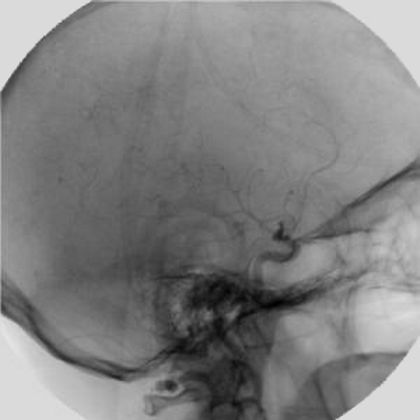
%> input picture Lab 4/Angio_Live.tif, 420 x 420 px
$ octave Tipton_EGR532_Lab3PartA.m   (GNU Octave 9; MATLAB toolbox functions it lacks are replaced by stand-ins)
%> lines starting %> are read from the running program, lines starting %| are printed output that depends on the picture
%%%%%%%%%%%%%%%%%%%%%%%%%%%%%%%%%%%%%%%%%%%%%%%%%%%%%%%%%%%%%%%%%%%%%%%%
% Title: Image Transformations - Image Manipulation
% Filename: Tipton_EGR532_Lab3PartA.m
% Author: Natalie Tipton
% Date: 2/14/19
% Instructor: Dr. Rhodes
% Description: This script completes image subtraction and image
%       multiplication as described in Part A of Learning Exercise 3
%%%%%%%%%%%%%%%%%%%%%%%%%%%%%%%%%%%%%%%%%%%%%%%%%%%%%%%%%%%%%%%%%%%%%%%%

%%%%%%%% Part A - Image Subtraction %%%%%%%%%%

%read in angio images
angio_live = imread('Angio_Live.tif');
%> angio_live is the input picture: size 420x420 uint8; min 0, max 229, mean 129.3
angio_mask = imread ('Angio_Mask.tif');
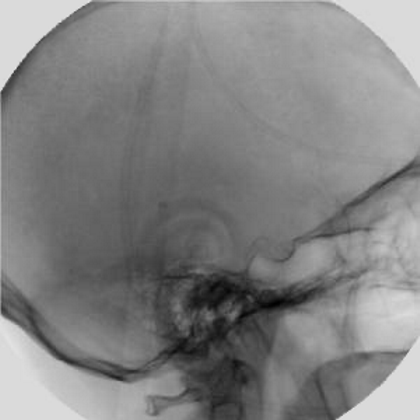
%> input picture Lab 4/Angio_Mask.tif, 420 x 420 px
%> angio_mask is the input picture: size 420x420 uint8; min 0, max 234, mean 130.7

%complete image subtraction
angio_dif = angio_mask - angio_live;
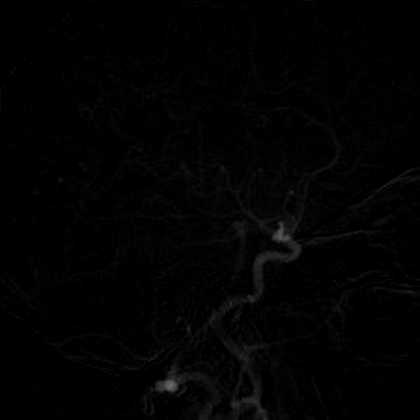
%> angio_dif: size 420x420 uint8; min 0, max 104, mean 2.3

%plot in subplots the original images and subtracted image
figure(1)
colormap gray;
subplot(1,3,1);
imagesc(angio_live);
colorbar;
title("Angio Live");
xlabel("X (spatial units)");
ylabel("Y (spatial units)");
subplot(1,3,2);
imagesc(angio_mask);
colorbar;
title("Angio Mask");
xlabel("X (spatial units)");
ylabel("Y (spatial units)");
subplot(1,3,3);
imagesc(angio_dif);
colorbar;
title("Angio Mask - Angio Live");
xlabel("X (spatial units)");
ylabel("Y (spatial units)");

%%%%%%%% Part A - Image Multiplication %%%%%%%%%%

%read in dental images and convert to double
dental_image = imread('Dental_Image.tif');
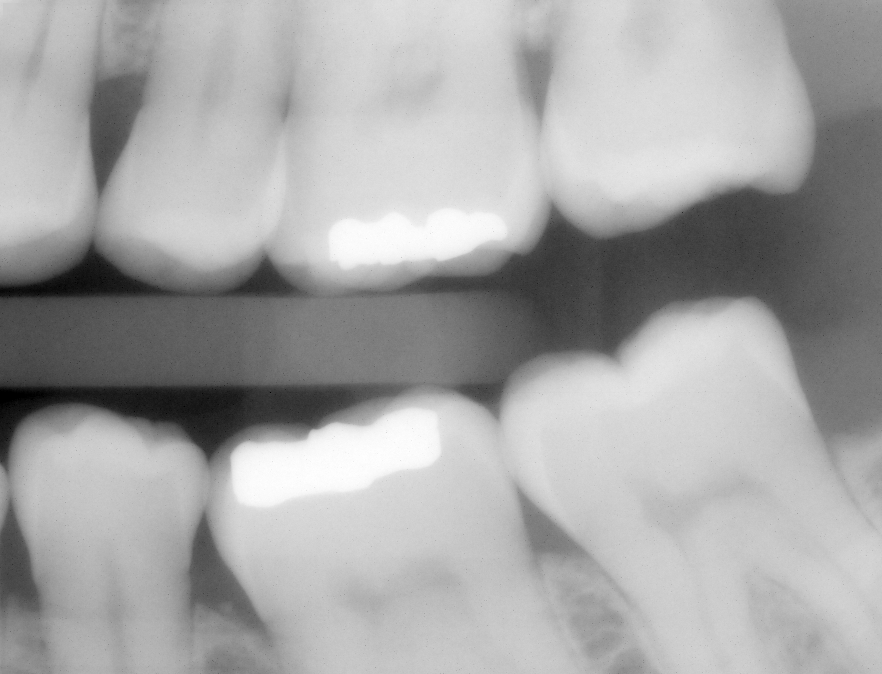
%> input picture Lab 4/Dental_Image.tif, 882 x 674 px
%> dental_image is the input picture: size 674x882 uint8; min 0, max 255, mean 166.8
dental_image_doub = im2double(dental_image);
dental_mask = imread ('Dental_Mask.tif');
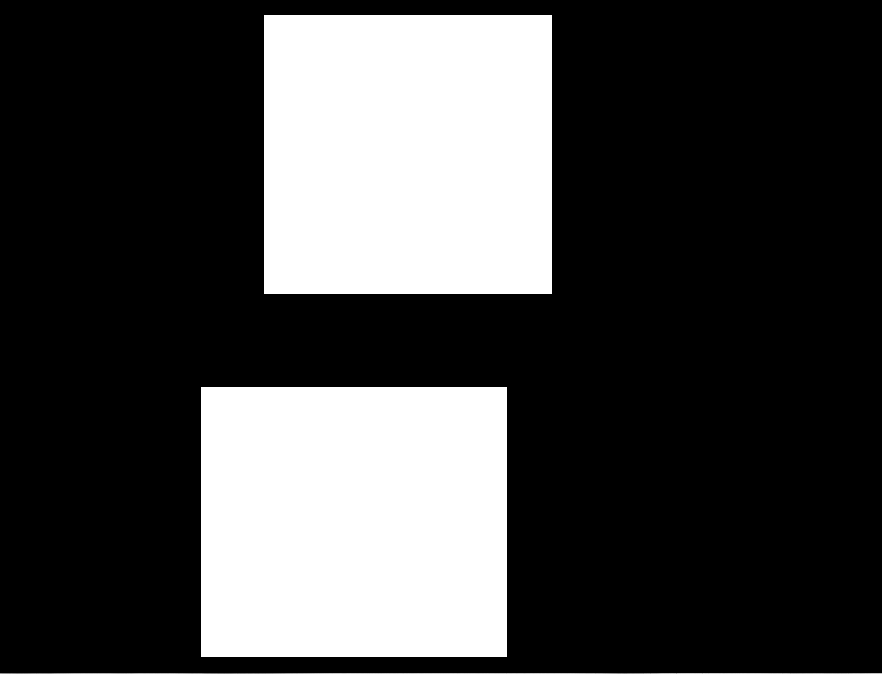
%> input picture Lab 4/Dental_Mask.tif, 882 x 674 px
%> dental_mask is the input picture: size 674x882 uint8; min 0, max 255, mean 70.2
dental_mask_doub = im2double(dental_mask);

%calculate product of image and mask
dental_prod_doub = dental_image_doub .* dental_mask_doub;
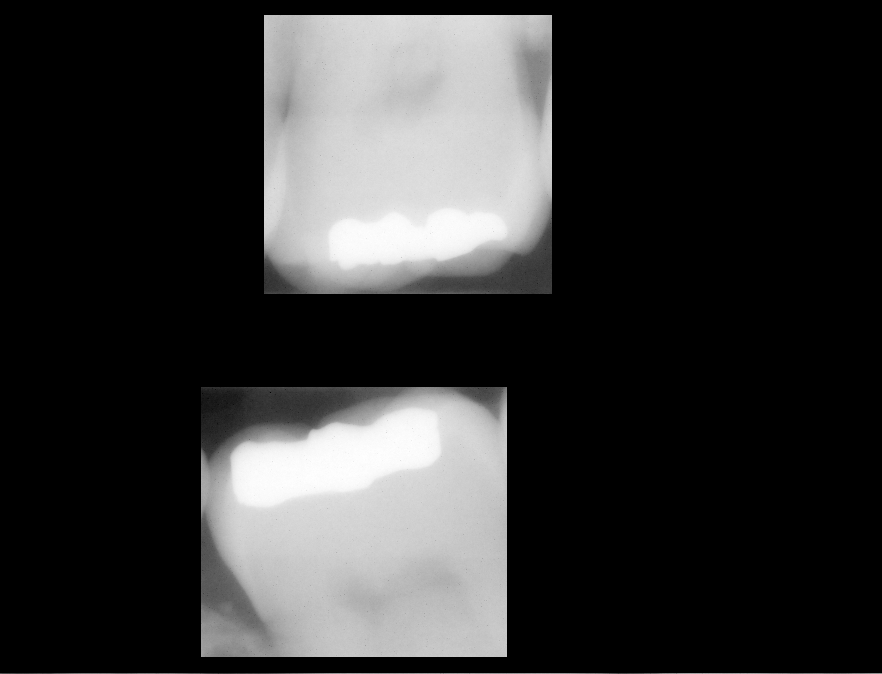
%> dental_prod_doub: size 674x882 double; min 0, max 1, mean 0.204
dental_prod = im2uint8(dental_prod_doub);

%in new figure plot in subplots the original images and product img
figure(2)
colormap gray;
subplot(2,2,1)
imagesc(dental_image);
colorbar;
title("Dental Image");
xlabel("X (spatial units)");
ylabel("Y (spatial units)");
subplot(2,2,2)
imagesc(dental_mask);
colorbar;
title("Dental Mask");
xlabel("X (spatial units)");
ylabel("Y (spatial units)");
subplot(2,2,3)
imagesc(dental_prod);
colorbar;
title("Dental Image * Dental Mask");
xlabel("X (spatial units)");
ylabel("Y (spatial units)");

%create mask with white rectangle big enough to fit bottom 3 teeth
bottom_mask = zeros(674,882);
for i=300:650
    for j=20:800
        bottom_mask(i,j) = 255;
    end
end

%image multiplication to show only bottom 3 teeth
bottom_image_doub = dental_image_doub .* bottom_mask;
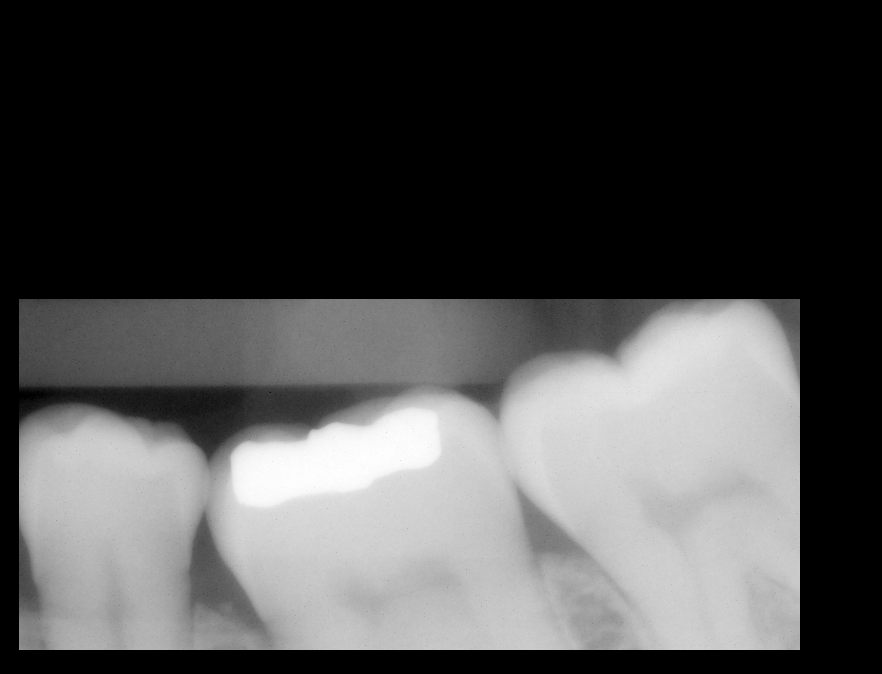
%> bottom_image_doub: size 674x882 double; min 0, max 255, mean 76.6

%in same image, new subplot, plot product image to show bottom 3
subplot(2,2,4)
imagesc(bottom_image_doub);
colorbar;
title("Masked Image Showing Bottom Teeth");
xlabel("X (spatial units)");
ylabel("Y (spatial units)");
